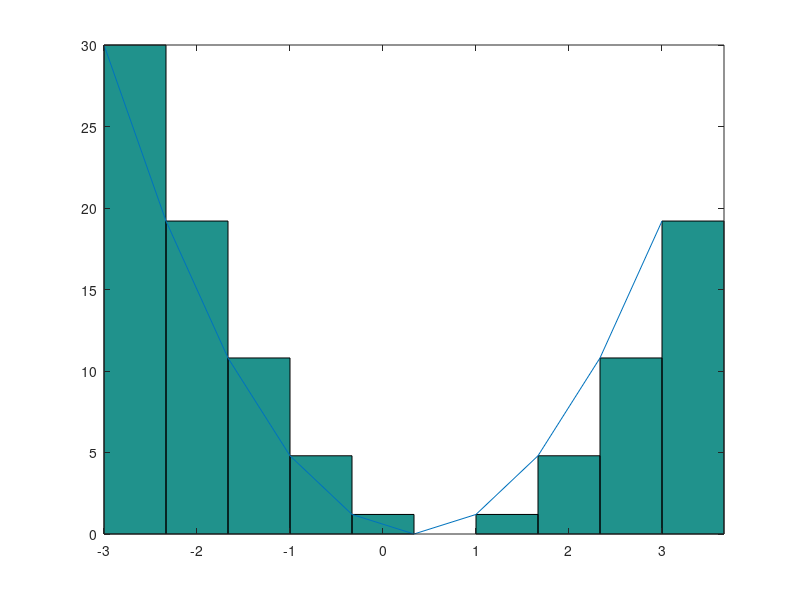

The MATLAB script that drew this image:
% Octave Script
% Title	        :Sumas de Rieman
% Correo        :orlandourbanotrejo@gmail.com
% Description	:Grafique mediante sumas de riemman 
%                l area bajo la curva de la funcion: f(x)= 3 1/3x^2 en un intervalo cerrado de [-3, 3].
% Date		    :01_05_2021
% Version	    :1
% Usage		    :octave>path/EjercicioNumero1
%		        :Requiere aplicacion octave, usar linea de comandos
%		        :https://octaveintro.readthedocs.io/en/latest/index.html

%limpia la pantalla y las variables.
clc, clear
areatotal=0;
%define los intervalos y el numero de rectangulos.
a = -3;
b = 3;
n = 10;
%determina la longitud de la base o el incremento 
%de x.
base = (b-a)/n;
%definicion de la funcion.
x = a:base:(b-base);
%y esta representada por la variable altura
altura=((x.^2)/3)*10;
%calcula el valor de cada uno de los rectangulos.
area = base*altura;
%En teoria el valor de la sumatoria deberia estar
%reflejada   en  este  acumulador sin embargo  no 
%entiendo por que :c
areatotal += area;
%imprime los valores obtenidos.
printf('\n area por rectangulo : %d \n', double(areatotal));



%estable    la    linea   que   forma  la funcion
x2 = linspace(-3,3,10);
y2 = ((x.^2)/3)*10;
%inicio del  intervalo, fin del intervalo, numero 
%de rectangulos.
xa = linspace(-3,3,10);
yab = ((x.^2)/3)*10;

%dibuja una  grafica de barras una a lado de otra 
%sin espacios
g = bar(xa,yab,'histc');

%permite continuar  graficando  despues de que ya 
%exista un grafica trazada
hold on

%Grafica la funcion
plot(x2,y2);

%ajusta la grafica a los datos.
axis tight

